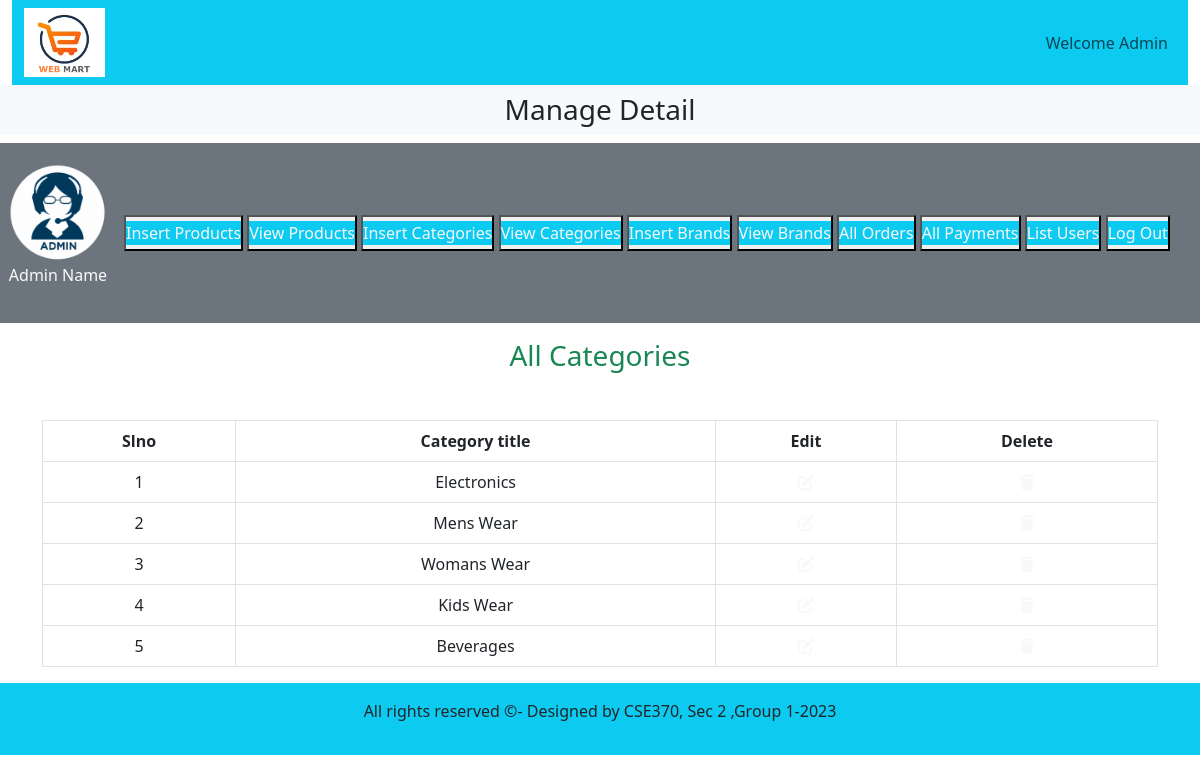
The page /admin_area/index.php?view_categories on the database its author committed.
### tables this page shows
CREATE TABLE `categories` (
  `category_id` int(11) NOT NULL,
  `category_name` varchar(100) NOT NULL
);

### admin_area/view_categories.php (the view)
<h3 class="text-center text-success">All Categories</h3>
<table class="table table-bordered mt-5">
    <thead class="bg-info">
        <tr class="text-center">
            <th>Slno</th>
            <th>Category title</th>
            <th>Edit</th>
            <th>Delete</th>
        </tr>
    </thead>
    <tbody class="bg-secondary text-light">
        <?php
        $select_cat="Select * from `categories`";
        $result=mysqli_query($con,$select_cat);
        $number=0;
        while($row=mysqli_fetch_assoc($result)){
            $category_id=$row['category_id'];
            $category_name=$row['category_name'];
            $number++;
        ?>
        <tr class="text-center">
            <td><?php echo $number;?></td>
            <td><?php echo $category_name;?></td>
            <td><a href='index.php?edit_category=<?php echo $category_id ?>' class='text-light'><i class='fa-solid fa-pen-to-square'></i></a></td>
            <td><a href='index.php?delete_category=<?php echo $category_id ?>' class='text-light'><i class='fa-solid fa-trash'></i></td>
        </tr>
        <?php
        }
    ?>
    </tbody>
</table>

### style.css (style rules this page uses)
* { margin:0; padding:0; box-sizing: border-box; }

### admin_area/index.php (style rules this page uses)
body { overflow-x:hidden; }

### rows shown on the page
categories: category_name "Electronics"
categories: category_name "Mens Wear"
categories: category_name "Womans Wear"
categories: category_name "Kids Wear"
categories: category_name "Beverages"
